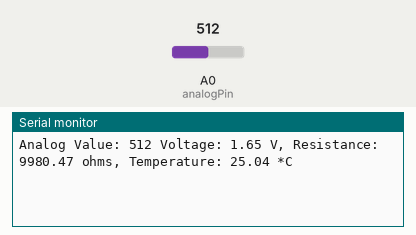
A sketch run on a simulated ESP8266 (NodeMCU). Parts: the last lines printed to the serial monitor. Inputs (shaded band) come from the test bench; at power-on: A0 (analogPin) = 512. WiFi joins after 1.5 s; servers stay silent unless stated.

Above: at 3.0 s.
3.1 s: A0 (analogPin) set to 0
At 4.6 s:
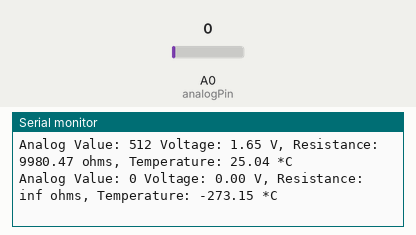
6.3 s: A0 (analogPin) set to 122
At 7.5 s:
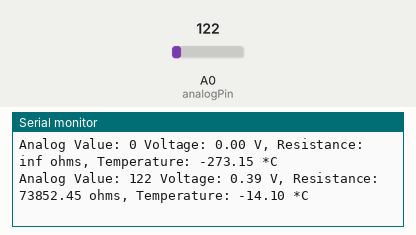

The sketch:

erature-monitoring-with-ntc-thermistor-esp8266-and-blynk-iot.ino
```cpp
#define BLYNK_TEMPLATE_ID "TMPL3XGFnbsdgsEgK"
#define BLYNK_TEMPLATE_NAME "Temperature Monitor Using Thermistor"
#define BLYNK_AUTH_TOKEN "nSrruVdL_4UUg8cesdkpL1KgsliXgd8P_714Fh"

//#define BLYNK_PRINT Serial

#include <ESP8266WiFi.h>
#include <BlynkSimpleEsp8266.h>

char auth[] = BLYNK_AUTH_TOKEN;  // Your Blynk auth token
char ssid[] = "WiFi Username";  // Your WiFi SSID
char pass[] = "WiFi Password";  // Your WiFi Password

const int analogPin = A0;  // Analog pin for NTC thermistor
BlynkTimer timer;

void sendTemperature() {
  int analogValue = analogRead(analogPin);
  float voltage = analogValue * (3.3 / 1023.0);  // Convert analog reading to voltage
  float resistance = (3.3 - voltage) * 10000 / voltage;  // Calculate resistance
  float temperature = 1 / (log(resistance / 10000) / 3950 + 1 / (25 + 273.15)) - 273.15;  // Calculate temperature

  Blynk.virtualWrite(V1, temperature);  // Send temperature to Blynk app (Virtual Pin V5)

    Serial.print("Analog Value: ");
  Serial.print(analogValue);
  Serial.print(" Voltage: ");
  Serial.print(voltage);
  Serial.print(" V, Resistance: ");
  Serial.print(resistance);
  Serial.print(" ohms, Temperature: ");
  Serial.print(temperature);
  Serial.println(" *C");
}

void setup() {
  Serial.begin(9600);
  Blynk.begin(auth, ssid, pass);

  timer.setInterval(1000L, sendTemperature);  // Send temperature every second
}

void loop() {
  Blynk.run();
  timer.run();
}
```

Measured:
- after the input at 3.1 s, the serial monitor: prints a new line after 0.70 s (image 1)
- after the input at 6.3 s, the serial monitor: prints a new line after 0.50 s (image 2)
